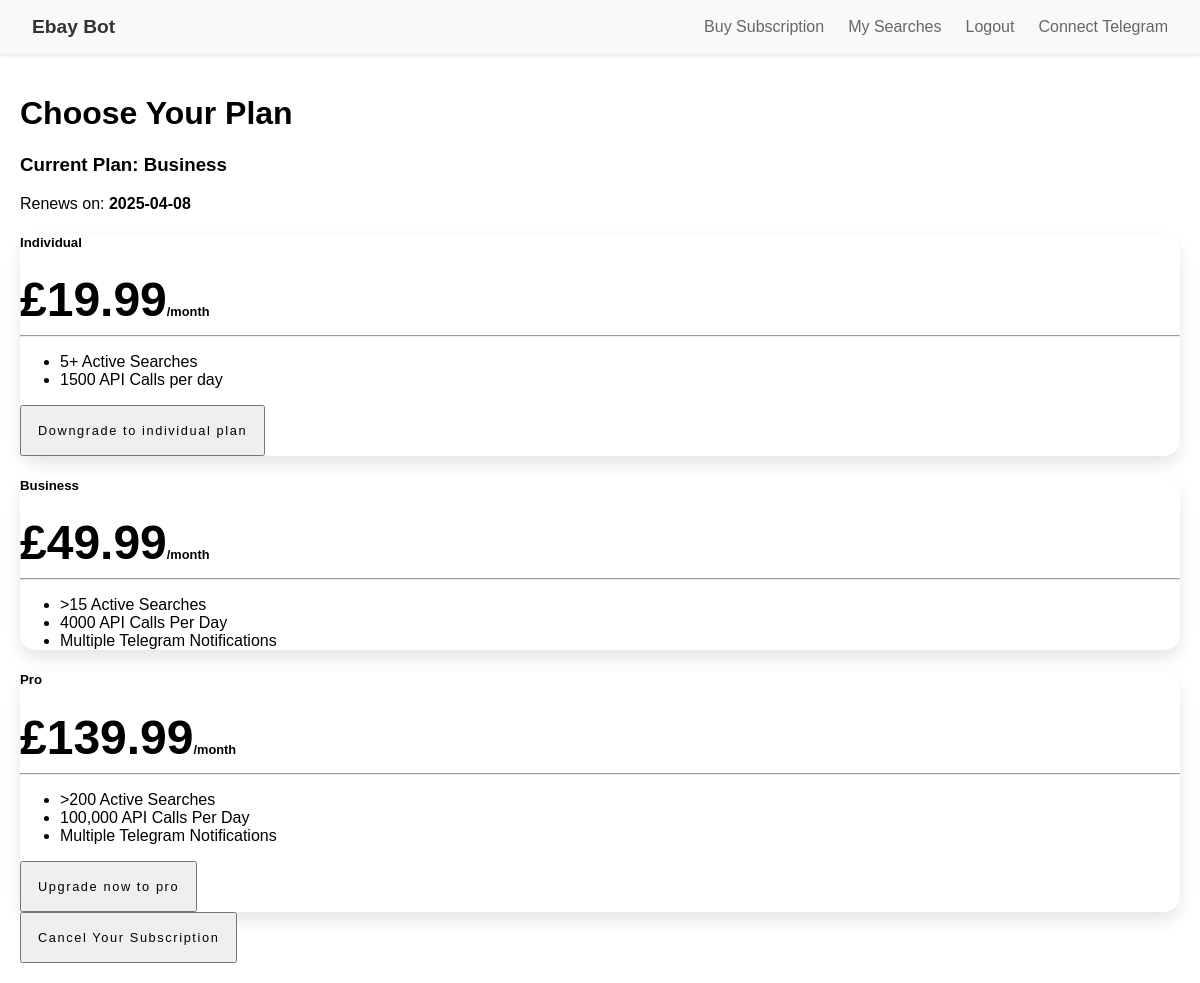
Before: /subscription/buy_subscription (signed in) with the older database file.
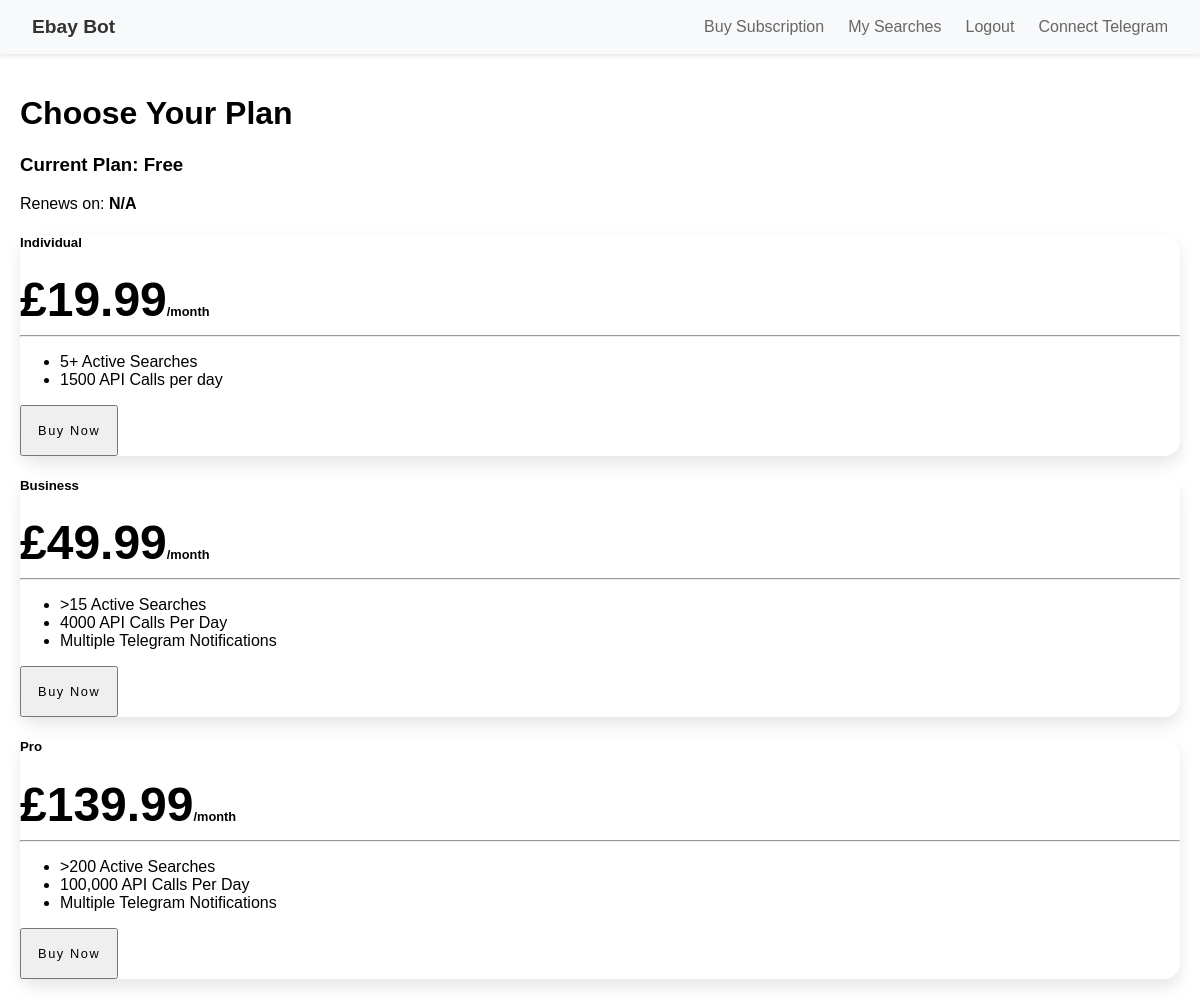
After: the same page with the newer database file.
### app/models.py (models this page shows, shortened)
class User(UserMixin, db.Model):
    __tablename__ = 'users'
    id = db.Column(db.Integer, primary_key=True)
    email = db.Column(db.String(120), unique=True, nullable=False)
    password_hash = db.Column(db.String(256))
    telegram_chat_ids = db.Column(db.JSON, default={
        'main': None,
        'additional': []
    })
    telegram_connected = db.Column(db.Boolean, default=False)
    telegram_notifications_enabled = db.Column(db.Boolean, default=False)
    notification_preferences = db.Column(db.JSON, default={
        'price_drops': True,
        'new_items': True,
        'auction_alerts': True,
    })
    created_at = db.Column(db.DateTime, default=datetime.utcnow)
    last_login = db.Column(db.DateTime)
    is_active = db.Column(db.Boolean, default=True)
    query_usage = db.Column(db.Integer, default=0)
    stripe_customer_id = db.Column(db.String(50), index=True)
    stripe_subscription_id = db.Column(db.String(50), index=True)
    tier = db.Column(JSON, default={'name': 'free', 'query_limit': 0})
    subscription_status = db.Column(db.String(20), default='inactive')  # active/past_due/canceled/expired
    current_period_end = db.Column(db.DateTime)
    requested_change = db.Column(JSON)  # {'new_tier': 'pro', 'when': 'now|renewal'}
    pending_tier = db.Column(JSON)  # {'name': 'pro', 'query_limit': 100}
    pending_effective_date = db.Column(db.DateTime)
    cancellation_requested = db.Column(db.Boolean, default=False)
    last_checkout_session_id = db.Column(db.String(100))
    queries = db.relationship('Query', backref='user', lazy='dynamic')

### app/routes/subscription.py (the view)
@bp.route('/buy_subscription', methods=['GET', 'POST'])
def buy_subscription():
    form = SubscriptionActionForm()
    return render_template('subscription/buy_subscription.html', form=form)

### app/extensions.py (called while the page is built)
def load_user(user_id):
    from app.models import User
    return User.query.get(int(user_id))

### app/templates/subscription/buy_subscription.html (shortened to what the changed rows need)
{% extends "base.html" %}
{% block content %}
<div class="container mt-5">
    <h1 class="mb-4">Choose Your Plan</h1>
    <div class="row">
        <div class="current-plan mb-5 p-3 bg-light rounded">
            <h3>
                Current Plan:
                <span class="badge
                    {% if current_user.tier['name'] == 'free' %}bg-warning
                    {% elif current_user.tier['name'] == 'individual' %}bg-primary
                    {% elif current_user.tier['name'] == 'business' %}bg-success
                    {% else %}bg-secondary{% endif %}">
                    {% if current_user.tier['name'] == 'free' %}Free
                    {% elif current_user.tier['name'] == 'individual' %}Individual
                    {% elif current_user.tier['name'] == 'business' %}Business
                    {% else %}Custom{% endif %}
                </span>
            </h3>
            <p>
                {% if current_user.cancellation_requested == False %}
                    Renews on:
                {% else %}
                    Ending on:
                {% endif %}
                <strong>
                    {% if current_user.current_period_end %}
                        {{ current_user.current_period_end.strftime('%Y-%m-%d') }}
                    {% else %}
                        N/A
                    {% endif %}
                </strong>
            </p>
        </div>
        <div class="col-lg-4">
            <div class="card mb-5 mb-lg-0">
                <div class="card-body">
                    <form method="POST" action="{{ url_for('subscription.handle_actions') }}">
                        {% if current_user.requested_change['new_tier'] == 'individual' %}
                            <h3>You have requested to upgrade to individual plan, it will be effective on {{ current_user.current_period_end.strftime('%Y-%m-%d') }}</h3>
                        {% else %}
                        <div class="d-grid">
                            {% if current_user.tier['query_limit'] == 0 %}
                                <button
                                    type="submit"
                                    class="btn btn-primary text-uppercase"
                                    name="action"
                                    value="create_checkout_session"
                                >
                                Buy Now
                                </button>
                            {% elif current_user.tier['query_limit'] > 1500 and current_user.pending_tier['name'] != 'individual' %}
                                <button
                                    type="submit"
                                    class="btn btn-primary text-uppercase"
                                    name="action"
                                    value="schedule_downgrade"
                                >
                                    Downgrade to individual plan
                                </button>
                            {% endif %}
                        {% endif %}
                        </div>
                    </form>
                </div>
            </div>
        </div>
            <div class="card mb-5 mb-lg-0">
                <div class="card-body">
                    <form method="POST" action="{{ url_for('subscription.handle_actions') }}">
                        {% if current_user.requested_change['new_tier'] == 'business' %}
                            <h3>You have requested to upgrade to business plan, it will be effective on {{ current_user.current_period_end.strftime('%Y-%m-%d') }}</h3>
                        {% else %}
                            <div class="d-grid">
                                {% if current_user.tier['query_limit'] == 0 %}
                                    <button
                                    type="submit"
                                    class="btn btn-primary text-uppercase"
                                    name="action"
                                    value="create_checkout_session"
                                >
                                Buy Now
                                </button>
                            {% endif %}
                        {% endif %}
                        </div>
                    </form>
                </div>
            </div>
        </div>
            <div class="card mb-5 mb-lg-0">
                <div class="card-body">
                    <form method="POST" action="{{ url_for('subscription.handle_actions') }}">
                        {% if current_user.requested_change['new_tier'] == 'pro' %}
                            <h3>You have requested to upgrade to pro plan, it will be effective on {{ current_user.current_period_end.strftime('%Y-%m-%d') }}</h3>
                        {% else %}
                            <div class="d-grid">
                                {% if current_user.tier['query_limit'] == 0 %}
                                    <button
                                    type="submit"
                                    class="btn btn-primary text-uppercase"
                                    name="action"
                                    value="create_checkout_session"
                                >
                                Buy Now
                                </button>
                            {% elif current_user.tier['query_limit'] != 0 and current_user.tier['query_limit'] < 100000 %}
                                <button
                                    type="submit"
                                    class="btn btn-primary text-uppercase"
                                    name="action"
                                    value="upgrade_subscription"
                                    onclick="confirm('By upgrading to the pro plan, you will be charged immediately for the difference in price between your current plan and the pro plan. Are you sure you want to proceed?')"
                                >
                                    Upgrade now to pro
                                </button>
                            {% endif %}
                        {% endif %}
                        </div>
                    </form>
                </div>
            </div>
        </div>
        {% if current_user.cancellation_requested == False and current_user.tier['name'] != 'free' %}
        <div class="col-lg-4">
            <form method="POST" action="{{ url_for('subscription.handle_actions') }}">
                <button type="submit" class="btn btn-primary text-uppercase" name="action" value="schedule_cancellation">Cancel Your Subscription</button>
            </form>
            </div>
        {% endif %}
    </div>
{% endblock %}

Changed rows visible on the page:
no longer on this page (row edited): User: current_period_end "2025-04-08"
Other visible differences:
text no longer shown: "Business Downgrade to individual plan Upgrade now to pro Cancel Your Subscription"
text now shown: "Free N/A Buy Now Buy Now Buy Now"
